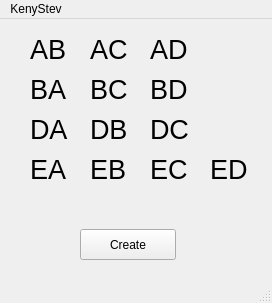
<?xml version="1.0" encoding="UTF-8"?>
<ui version="4.0">
 <class>GrafoSemaphore</class>
 <widget class="QMainWindow" name="GrafoSemaphore">
  <property name="geometry">
   <rect>
    <x>0</x>
    <y>0</y>
    <width>272</width>
    <height>303</height>
   </rect>
  </property>
  <property name="windowTitle">
   <string>MainWindow</string>
  </property>
  <widget class="QWidget" name="centralwidget">
   <widget class="QLabel" name="AB">
    <property name="geometry">
     <rect>
      <x>30</x>
      <y>20</y>
      <width>41</width>
      <height>21</height>
     </rect>
    </property>
    <property name="font">
     <font>
      <pointsize>20</pointsize>
     </font>
    </property>
    <property name="text">
     <string>AB</string>
    </property>
   </widget>
   <widget class="QLabel" name="AC">
    <property name="geometry">
     <rect>
      <x>90</x>
      <y>20</y>
      <width>41</width>
      <height>21</height>
     </rect>
    </property>
    <property name="font">
     <font>
      <pointsize>20</pointsize>
     </font>
    </property>
    <property name="text">
     <string>AC</string>
    </property>
   </widget>
   <widget class="QLabel" name="AD">
    <property name="geometry">
     <rect>
      <x>150</x>
      <y>20</y>
      <width>41</width>
      <height>21</height>
     </rect>
    </property>
    <property name="font">
     <font>
      <pointsize>20</pointsize>
     </font>
    </property>
    <property name="text">
     <string>AD</string>
    </property>
   </widget>
   <widget class="QLabel" name="BC">
    <property name="geometry">
     <rect>
      <x>90</x>
      <y>60</y>
      <width>41</width>
      <height>21</height>
     </rect>
    </property>
    <property name="font">
     <font>
      <pointsize>20</pointsize>
     </font>
    </property>
    <property name="text">
     <string>BC</string>
    </property>
   </widget>
   <widget class="QLabel" name="BA">
    <property name="geometry">
     <rect>
      <x>30</x>
      <y>60</y>
      <width>41</width>
      <height>21</height>
     </rect>
    </property>
    <property name="font">
     <font>
      <pointsize>20</pointsize>
     </font>
    </property>
    <property name="text">
     <string>BA</string>
    </property>
   </widget>
   <widget class="QLabel" name="BD">
    <property name="geometry">
     <rect>
      <x>150</x>
      <y>60</y>
      <width>41</width>
      <height>21</height>
     </rect>
    </property>
    <property name="font">
     <font>
      <pointsize>20</pointsize>
     </font>
    </property>
    <property name="text">
     <string>BD</string>
    </property>
   </widget>
   <widget class="QLabel" name="DA">
    <property name="geometry">
     <rect>
      <x>30</x>
      <y>100</y>
      <width>41</width>
      <height>21</height>
     </rect>
    </property>
    <property name="font">
     <font>
      <pointsize>20</pointsize>
     </font>
    </property>
    <property name="text">
     <string>DA</string>
    </property>
   </widget>
   <widget class="QLabel" name="DB">
    <property name="geometry">
     <rect>
      <x>90</x>
      <y>100</y>
      <width>41</width>
      <height>21</height>
     </rect>
    </property>
    <property name="font">
     <font>
      <pointsize>20</pointsize>
     </font>
    </property>
    <property name="text">
     <string>DB</string>
    </property>
   </widget>
   <widget class="QLabel" name="DC">
    <property name="geometry">
     <rect>
      <x>150</x>
      <y>100</y>
      <width>41</width>
      <height>21</height>
     </rect>
    </property>
    <property name="font">
     <font>
      <pointsize>20</pointsize>
     </font>
    </property>
    <property name="text">
     <string>DC</string>
    </property>
   </widget>
   <widget class="QLabel" name="EA">
    <property name="geometry">
     <rect>
      <x>30</x>
      <y>140</y>
      <width>41</width>
      <height>21</height>
     </rect>
    </property>
    <property name="font">
     <font>
      <pointsize>20</pointsize>
     </font>
    </property>
    <property name="text">
     <string>EA</string>
    </property>
   </widget>
   <widget class="QLabel" name="EB">
    <property name="geometry">
     <rect>
      <x>90</x>
      <y>140</y>
      <width>41</width>
      <height>21</height>
     </rect>
    </property>
    <property name="font">
     <font>
      <pointsize>20</pointsize>
     </font>
    </property>
    <property name="text">
     <string>EB</string>
    </property>
   </widget>
   <widget class="QLabel" name="EC">
    <property name="geometry">
     <rect>
      <x>150</x>
      <y>140</y>
      <width>41</width>
      <height>21</height>
     </rect>
    </property>
    <property name="font">
     <font>
      <pointsize>20</pointsize>
     </font>
    </property>
    <property name="text">
     <string>EC</string>
    </property>
   </widget>
   <widget class="QLabel" name="ED">
    <property name="geometry">
     <rect>
      <x>210</x>
      <y>140</y>
      <width>41</width>
      <height>21</height>
     </rect>
    </property>
    <property name="font">
     <font>
      <pointsize>20</pointsize>
     </font>
    </property>
    <property name="text">
     <string>ED</string>
    </property>
   </widget>
   <widget class="QPushButton" name="Create">
    <property name="geometry">
     <rect>
      <x>80</x>
      <y>210</y>
      <width>96</width>
      <height>31</height>
     </rect>
    </property>
    <property name="text">
     <string>Create</string>
    </property>
   </widget>
  </widget>
  <widget class="QMenuBar" name="menubar">
   <property name="geometry">
    <rect>
     <x>0</x>
     <y>0</y>
     <width>272</width>
     <height>27</height>
    </rect>
   </property>
   <widget class="QMenu" name="menuKenyStev">
    <property name="title">
     <string>KenyStev</string>
    </property>
   </widget>
   <addaction name="menuKenyStev"/>
  </widget>
  <widget class="QStatusBar" name="statusbar"/>
 </widget>
 <resources/>
 <connections/>
</ui>
